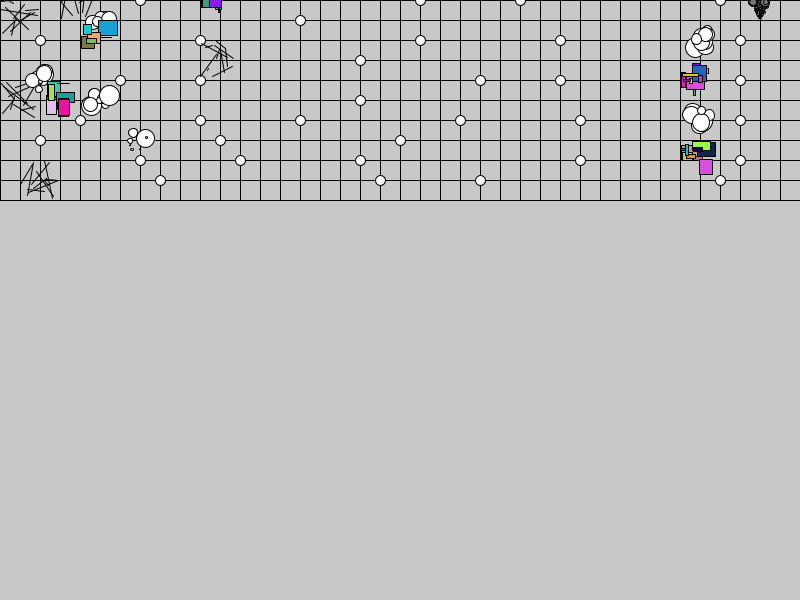
Frame 1 (no input)
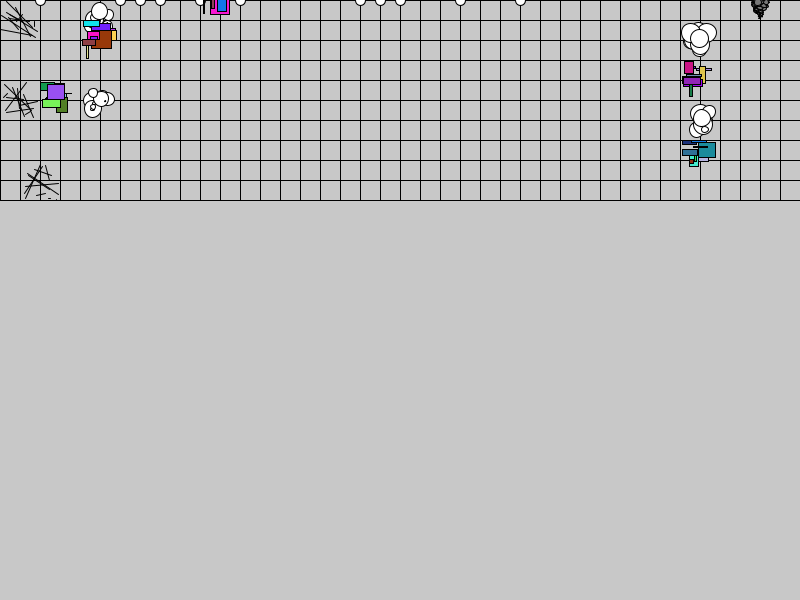
Frame 60 (the mouse pressed at the canvas centre just before this capture)
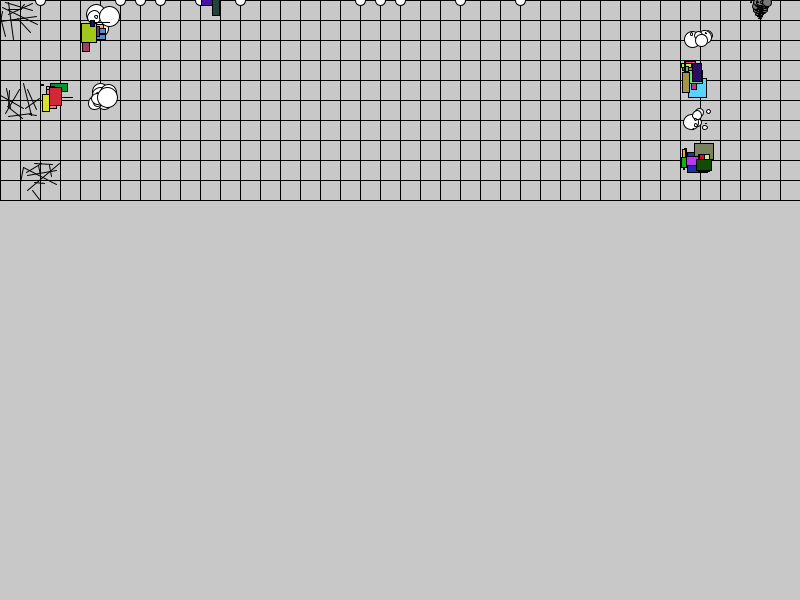
Frame 120 (the mouse held since frame 60 and released just before this capture)

The Processing sketch that drew these frames (run headless with seeded random() and noise(); from frame 60 on, the mouse is pressed at the canvas centre):

// Processing sketch: mapa_roboty_przeszkody_v_2_4
// ── mapa_roboty_przeszkody_v_2_4.pde
import java.util.*; //<>//
/**********************//**********************/

// czy zamiast klasy nie zastosowac Javovych interfejsow?
abstract class Element {
  
  char typ;
  float rozmiarKlatkiMapy;
  
  Element(char typ, float rozmiarKlatkiMapy) {
    this.typ = typ;
    this.rozmiarKlatkiMapy = rozmiarKlatkiMapy;
  }
  
  abstract void rysuj(float skala);
  
}

/**********************//**********************/

class Efekt extends Element {
    
  Efekt(char typ, float rozmiar) {
    super(typ, rozmiar);
  }
  
  void resetFill() {
     fill(255,255,255); 
  }
  
  // efekty rysuja sie w punkcie (0,0), przesuniecie do pola mapy jest wykonywane podczas rysowania mapy przy pomocy metody translate
  void rysuj(float skala) {
    switch(typ) {
      
       case '.' : {
           
       }
       break;
       
       // proponowany efekt zderzenia
       case '4' : {
         fill(120, 120, 120);
         for(int yl = 1; yl < 10; ++yl) {
           for(int i = 1; i < 10; ++i) {
             float xt = random(-1, 1) * super.rozmiarKlatkiMapy * skala / 2 * yl / 10;
             float yt = - yl * super.rozmiarKlatkiMapy * skala / 10;
              translate(xt, yt);
              circle(0, 0, super.rozmiarKlatkiMapy * skala * random(-1, 1) * yl / 20 );
              translate(-xt, -yt);
           }
         }
       }
       break;
       
       case '5' : {
         for(int i = 0; i < 10; ++i) {
           float xt = random(-1, 1) * super.rozmiarKlatkiMapy * skala / 2;
           float yt = random(-1, 1) * super.rozmiarKlatkiMapy * skala / 2;
           translate(xt, yt);
           circle( 0, 0, super.rozmiarKlatkiMapy*skala*random(-1, 1) );
           translate(-xt, -yt);  
       }
       }
       break;
       
       case '6' : {
         for(int i = 0; i < 10; ++i) {
           fill(random(0, 255), random(0, 255), random(0, 255));
           float xt = random(-1, 0) * super.rozmiarKlatkiMapy * skala;
           float yt = random(-1, 0) * super.rozmiarKlatkiMapy * skala;
           translate(xt, yt);
           rect( 0, 0, rozmiarKlatkiMapy*skala*random(0, 1), rozmiarKlatkiMapy*skala*random(0, 1) );
           translate(-xt, -yt);
         }
       }
       break;
       
       // proponowany efekt ladowania
       case '7' : {
         for(int i = 0; i < 10; ++i) {
           line( rozmiarKlatkiMapy*skala*random(-1, 1), rozmiarKlatkiMapy*skala*random(-1, 1), rozmiarKlatkiMapy*skala*random(-1, 1), rozmiarKlatkiMapy*skala*random(-1, 1) );
         }
       }
       break;
       
    }
    
    this.resetFill();
    
  }

}

/**********************//**********************/

class Mapa {

  // mapa utworzona przez uzytkownika w formie napisow list
  String[] listaPol;

  // na razie program dziala tylko z prostokatnym planem mapy
  int szerokosc;
  int wysokosc;
  
  int rozmiarKlatkiMapy;

  // glownym skladnikiem mapy jest pole elementow
  /*Element[][] polaElementow;*/
  // wewnetrzna mapa obiektowa, w Javie nie ma tupli, nalezaloby napisac wlasna generyczna strukture danych: n.p. Pola<Integer, Integer, List<Element>>
  Map<Integer, Map<Integer, List<Element>>> polaElementow;

  // pomocnicza lista robotow na mapie obiektowej, udostepniona uzytkownikowi
  List<Robot> roboty = new LinkedList<>();
  
  Mapa(String[] listaPol, int rozmiarKlatkiMapy) {

    this.listaPol = listaPol;

    // na razie program dziala tylko z prostokatnym planem mapy
    this.szerokosc = listaPol[0].length();
    this.wysokosc = listaPol.length;
    this.rozmiarKlatkiMapy = rozmiarKlatkiMapy;

    /*this.polaElementow = new Element[this.szerokosc][this.wysokosc];*/
    this.polaElementow = new HashMap<>();

    // w konstruktorze mapy przygotowujemy struktury danych ulatwiajace jej zadania
    // na pojedynczych polach mapy moze byc teraz wiecej obiektow
    for(int i = 0; i < this.szerokosc; ++i) {
       this.polaElementow.put(i, new HashMap<Integer, List<Element>>());
       for(int j = 0; j < this.wysokosc; ++j) {
         
         // pole jest lista elementow
         List<Element> pole = new LinkedList<Element>();
         
         // dodanie elementu do listy na polu
         Element element = utworzElement(this.listaPol[j].charAt(i), this.rozmiarKlatkiMapy);
         if(element != null) pole.add(element);
         
         // zapamietanie, jesli to jest robot
         if(this.listaPol[j].charAt(i) == 'r') {
           this.roboty.add((Robot) element);
         }
         
         // umieszczenie listy (pola) na mapie
         this.polaElementow.get(i).put(j, pole);

       }
    }
  }

  // pomocnicza lista robotow na mapie obiektowej, udostepniona uzytkownikowi
  List<Robot> robotyNaMapie() {
      return this.roboty;
  }
  
  void rysuj(float skala) {

    // rysowanie siatki mapy
    for(int i = 0; i <= this.wysokosc; ++i) {
      line(0, i * this.rozmiarKlatkiMapy, this.rozmiarKlatkiMapy * this.szerokosc, i * this.rozmiarKlatkiMapy);
    }
    for(int i = 0; i <= this.szerokosc; ++i) {
      line(i * this.rozmiarKlatkiMapy, 0, i * this.rozmiarKlatkiMapy, this.rozmiarKlatkiMapy * this.wysokosc);
    }

    // rysowanie elementow
    for(int i = 0; i < this.szerokosc; ++i) {
       for(int j = 0; j < this.wysokosc; ++j) {
         translate( i * this.rozmiarKlatkiMapy, j * this.rozmiarKlatkiMapy);
         for(Element e : this.polaElementow.get(i).get(j)) {
           e.rysuj(skala);
         }
        translate( - i * this.rozmiarKlatkiMapy, - j * this.rozmiarKlatkiMapy);
     }
    }
  }
  
  List<Robot> listaWszystkichRobotowNaMapie() {
    List<Robot> roboty = new LinkedList<>();
    for(int i = 0; i < this.szerokosc; ++i) {
       for(int j = 0; j < this.wysokosc; ++j) {
         for(Element e : this.polaElementow.get(i).get(j)) {
           // czy to jest zgodne z dobrymi praktykami programistycznymi ?
           try { roboty.add((Robot) e); }
           catch(Exception exception) {}
         }
     }
    }
    return roboty;
  }
  
  // wykonanie po jednym rozkazie z kolejek rozkazow robotow
  void dzialaj() {
    // odczytanie pojedynczego rozkazu kazdego robota na mapie
    List<Robot> roboty = this.listaWszystkichRobotowNaMapie();
    for(Robot robot : roboty) {
      Rozkaz rozkaz = robot.rozkazy.poll();
      if(rozkaz != null) {
        this.wykonajRozkaz(robot, rozkaz);
      }
    }
    
    // wkrywanie zdarzen, na razie tylko kolizji z zastapieniem efektem dymu
    for(int i = 0; i < this.szerokosc; ++i) {
       for(int j = 0; j < this.wysokosc; ++j) {
         if(this.polaElementow.get(i).get(j).size() >= 2) {
           // tutaj dla odmiany, znikanie robotow i efektow przy zderzeniach
           this.polaElementow.get(i).get(j).clear();
         }
     }
    }
    
  }
  
  // na razie, sposrod obiektow na mapie, tylko roboty wykonuja rozkazy
  void wykonajRozkaz(Robot robot, Rozkaz rozkaz) {
    Vector<Integer> miejsce = this.gdzieJestObiekt(robot);
    int x = miejsce.get(0);
    int y = miejsce.get(1);
    if(rozkaz.getKierunek() == 0) {
      this.krokNaPolnoc(robot, x, y);
    } else if(rozkaz.getKierunek() == 1) {
      this.krokNaWschod(robot, x, y);
    } else if(rozkaz.getKierunek() == 2) {
      this.krokNaPoludnie(robot, x, y);
    } else if(rozkaz.getKierunek() == 3) {
      this.krokNaZachod(robot, x, y);
    }
  }
  
  // metoda "fabryczna"
  Element utworzElement(char typ, float rozmiar) {
     switch(typ) {
        case '4' :
        case '5' :
        case '6' :
        case '7' : return new Efekt(typ, rozmiar);
        case 'r' : return new Robot(this, rozmiar);
        // pola puste
        default: return null;
     }
  }
  
  boolean czyPozaMapa(int i, int j) {
     if(i < 0 || i + 1 > this.szerokosc) {
        return true; 
     }
     if(j < 0 || j + 1 > this.wysokosc) {
       return true;
     }
     return false;
  }

  // by przez pomylke nie napisac rozkazow dla robota sprawdzajacych niesasiadujace pola, ta metoda ma zakres widocznosci prywatny
  private boolean czyZajete(int i, int j) {
     if(this.czyPozaMapa(i, j)) return true;
     if(!this.polaElementow.get(i).get(j).isEmpty()) return false;
     return true;
  }
  
  boolean czyZablokowane(int i, int j) {
     if(this.czyPozaMapa(i, j)) return true;
     /* blokuje kolizje
     if(!this.polaElementow.get(i).get(j).isEmpty()) return false;
     return true;
     */
     return false;
  }
  
  // metoda nie sprawdza poprawnosci: n.p. czy docelowe miejsce jest wolne
  private void przesunRobota (Robot robot, int xp, int yp, int xk, int yk) {
    /* po poprzedniej wersji programu
    this.polaElementow[xk][yk] = this.polaElementow[xp][yp];
    this.polaElementow[xp][yp] = null;
    this.x = xk;
    this.y = yk;
    */
    // przesuniecie robota jest usunieciem go z listy pola (xp,yp) i dodaniem do listy pola (xk, yk)
    this.polaElementow.get(xp).get(yp).remove(robot);
    this.polaElementow.get(xk).get(yk).add(robot);
  }

  boolean krokNaPolnoc(Robot robot, int x, int y) {
    if(y == 0 || this.czyZablokowane(x, y-1)) return false;
    this.przesunRobota(robot, x,y,x,y-1);
    return true;
  }
  boolean krokNaWschod(Robot robot, int x, int y) {
    if(x+1 == this.szerokosc || this.czyZablokowane(x+1, y)) return false;
    this.przesunRobota(robot, x,y,x+1,y);
    return true;
  }
  boolean krokNaPoludnie(Robot robot, int x, int y) {
    if(y+1 == this.wysokosc || this.czyZablokowane(x, y+1)) return false;
    this.przesunRobota(robot, x,y,x,y+1);
    return true;
  }
  boolean krokNaZachod(Robot robot, int x, int y) {
    if(x == 0 || this.czyZablokowane(x-1, y)) return false;
    this.przesunRobota(robot, x,y,x-1,y);
    return true;
  }
  
  // ze wzgledu na brak tupli w Javie wykorzystanie klasy Vector, metoda bardzo skomplikowanie wyglada
  Vector<Integer> gdzieJestObiekt(Element element) {
     Vector<Integer> odpowiedz = new Vector<>();
     for(Map.Entry<Integer, Map<Integer, List<Element>>> e : this.polaElementow.entrySet()) {
       for(Map.Entry<Integer, List<Element>> f : e.getValue().entrySet()) {
         if(f.getValue().contains(element)) {
            odpowiedz.add(e.getKey());
            odpowiedz.add(f.getKey());
            return odpowiedz;
         }
       }
     }
     return null;
  }
  
  boolean naZachodzieWolne(Robot robot) {
    Vector<Integer> miejsce = this.gdzieJestObiekt(robot);
    int x = miejsce.get(0);
    int y = miejsce.get(1);
    return this.czyZajete(x-1, y);
  }
  boolean naWschodzieWolne(Robot robot) {
    Vector<Integer> miejsce = this.gdzieJestObiekt(robot);
    int x = miejsce.get(0);
    int y = miejsce.get(1);
    return this.czyZajete(x+1, y);
  }
  boolean naPolnocyWolne(Robot robot) {
    Vector<Integer> miejsce = this.gdzieJestObiekt(robot);
    int x = miejsce.get(0);
    int y = miejsce.get(1);
    return this.czyZajete(x, y-1); 
  }
  boolean naPoludniuWolne(Robot robot) {
    Vector<Integer> miejsce = this.gdzieJestObiekt(robot);
    int x = miejsce.get(0);
    int y = miejsce.get(1);
    return this.czyZajete(x, y+1); 
  }
  
}

/**********************//**********************/

// umieszczajac obiekty w kolekcjach Javy raczej trzeba nadac im wspolny typ - klase lub interfejs (generics)
class Rozkaz {
  
  int kierunek;
  
  Rozkaz(int kierunek) {
    this.kierunek = kierunek;
  }
  
  // gettery, settery, standardowy sposob enkapsulacji klasy w Javie
  
  int getKierunek() {
    return this.kierunek;
  }
  
  void setKierunek(int kierunek) {
     this.kierunek = kierunek; 
  }
  
}

/**********************//**********************/

class Robot extends Element {

  Mapa mapa;
  // kolejka rozkazow robota przy uzyciu odpowiedniej klasy Javy z uzyciem typu generycznego (generics)
  Queue<Rozkaz> rozkazy;
  
  // blok inicjalizujacy pola obiektu, poczytac o kolejnosci wykonywania takich blokow oraz konstruktorow
  {
    this.rozkazy = new LinkedList<>();
  }

  Robot(Mapa mapa, float rozmiar) {
    // typ efektu dla robota
    super('r', rozmiar);
    this.mapa = mapa;
  }
  
  // roboty rysuja sie w punkcie (0,0), przesuniecie do pola mapy jest wykonywane podczas rysowania mapy przy pomocy metody translate
  void rysuj(float skala) {
     circle(0, 0, rozmiarKlatkiMapy * skala / 2);
  }

  // robot sprawdza swoje otoczenie na mapie
  boolean naPolnocyWolne() {
    return this.mapa.naPolnocyWolne(this); 
  }
  boolean naWschodzieWolne() {
    return this.mapa.naWschodzieWolne((this));
  }
  boolean naPoludniuWolne() {
    return this.mapa.naPoludniuWolne((this));
  }
  boolean naZachodzieWolne() {
    return this.mapa.naZachodzieWolne((this));
  }

  // robot porusza sie po mapie
  void krokWKierunku(int kierunek) {
    this.rozkazy.add(new Rozkaz(kierunek));
  }

}

/**********************//**********************/

int rozmiarKlatkiMapy = 20;

// poprawic tak, by wyswietlaly sie mapy innych ksztaltow niz prostokatne
String[] szkieletMapy = new String[] {
 "....7..r...6.........r....r.........r...",
 ".7...5.........r......................4.",
 "..r..6....r..........r......r......5.r..",
 "...........7......r.....................",
 "..5...r...r.............r...r......6.r..",
 ".7.6.5............r.....................",
 "....r.....r....r.......r.....r.....5.r..",
 "..r....5...r........r...................",
 ".......r....r.....r..........r.....6.r..",
 "..7.....r..........r....r...........r..."
};

Mapa mapa = new Mapa(szkieletMapy, rozmiarKlatkiMapy);

List<Robot> roboty = mapa.robotyNaMapie();

void setup() {
    size(800, 600);
}
 
void draw() {
    // bez sladow robota
    background(200,200,200);
    mapa.dzialaj();
    mapa.rysuj(1);

    // tutaj rozkazy dla robotów
    // zmasowany pochod na polnoc
    for(Robot robot : roboty) robot.krokWKierunku(0);
    
    // roboty chodzace losowo, kolizje ze wszystkim
    // 0 - polnoc, 1 - wschod, 2 - poludnie, 4 - zachod
    /*
    for(Robot robot : mapa.robotyNaMapie()) {
       robot.krokWKierunku((int) random(4));
    }
    */

    delay(100);
}
